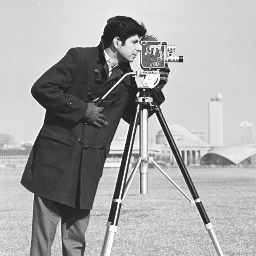
%> input picture Rashi Agarwal/cameraman.bmp, 256 x 256 px
$ octave bitplaneExtraction.m   (GNU Octave 9; MATLAB toolbox functions it lacks are replaced by stand-ins)
%> lines starting %> are read from the running program, lines starting %| are printed output that depends on the picture; in (x1, y1, x2, y2) boxes, pixels count from 0 and x2, y2 are one past the last pixel; in counts of white or black regions, pixels touching at a corner belong together; the program's own positions count from 1
c = imread('cameraman.bmp');
%> c is the input picture: size 256x256 uint8; min 22, max 255, mean 166.9
%to do calculation we have to convert into double
cd = double(c);
%bit plane extraction
c0 = mod(cd,2);
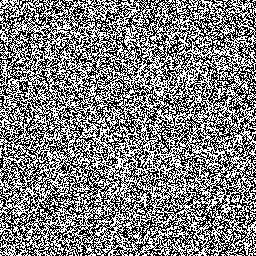
%> c0: size 256x256 double; values 0 (black) and 1 (white), 50.3% white; black in thin lines or dots
c1 = mod(floor(cd/2),2);
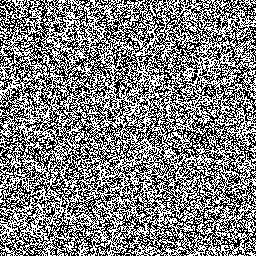
%> c1: size 256x256 double; values 0 (black) and 1 (white), 50.2% white; black in thin lines or dots
c2 = mod(floor(cd/4),2);
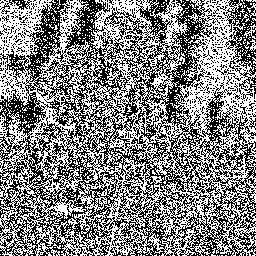
%> c2: size 256x256 double; values 0 (black) and 1 (white), 51.2% white; black in thin lines or dots
c3 = mod(floor(cd/8),2);
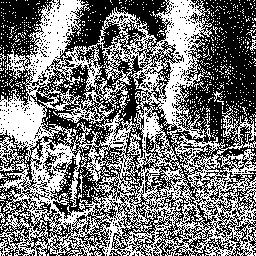
%> c3: size 256x256 double; values 0 (black) and 1 (white), 46.6% white in thin lines or dots
c4 = mod(floor(cd/16),2);
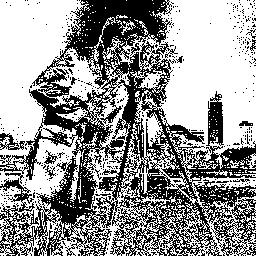
%> c4: size 256x256 double; values 0 (black) and 1 (white), 59.1% white; 468 black regions (454 under 20 px), largest, box (x1, y1, x2, y2) and area: (0, 0, 256, 256) 25222, (0, 133, 25, 150) 189, (44, 150, 58, 164) 73
c5 = mod(floor(cd/32),2);
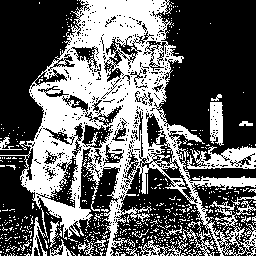
%> c5: size 256x256 double; values 0 (black) and 1 (white), 38.8% white; 606 white regions (580 under 20 px), largest, box (x1, y1, x2, y2) and area: (0, 0, 256, 256) 20702, (187, 146, 256, 169) 950, (210, 102, 224, 146) 488
c6 = mod(floor(cd/64),2);
%> c6: size 256x256 double; values 0 (black) and 1 (white), 71.5% white; 599 black regions (566 under 20 px), largest, box (x1, y1, x2, y2) and area: (0, 15, 256, 256) 14335, (209, 201, 256, 256) 867, (182, 229, 221, 256) 312
c7 = mod(floor(cd/128),2);
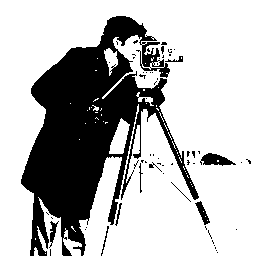
%> c7: size 256x256 double; values 0 (black) and 1 (white), 71.9% white; 63 black regions (53 under 20 px), largest, box (x1, y1, x2, y2) and area: (21, 16, 199, 256) 17452, (200, 153, 236, 166) 271, (195, 201, 210, 225) 141
%showing in the figure
subplot(2,4,1),imshow(c0),title('Bit 0');
subplot(2,4,2),imshow(c1),title('Bit 1');
subplot(2,4,3),imshow(c2),title('Bit 2');
subplot(2,4,4),imshow(c3),title('Bit 3');
subplot(2,4,5),imshow(c4),title('Bit 4');
subplot(2,4,6),imshow(c5),title('Bit 5');
subplot(2,4,7),imshow(c6),title('Bit 6');
subplot(2,4,8),imshow(c7),title('Bit 7');
